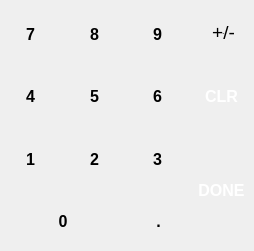
<?xml version="1.0" encoding="UTF-8"?>
<ui version="4.0">
 <class>Numericpad</class>
 <widget class="QDialog" name="Numericpad">
  <property name="geometry">
   <rect>
    <x>0</x>
    <y>0</y>
    <width>254</width>
    <height>251</height>
   </rect>
  </property>
  <property name="windowTitle">
   <string>Dialog</string>
  </property>
  <property name="toolTip">
   <string extracomment="Enter the Value"/>
  </property>
  <property name="styleSheet">
   <string notr="true">border-image: url(:/images/keyboard-number-pad.png);</string>
  </property>
  <property name="locale">
   <locale language="English" country="India"/>
  </property>
  <widget class="QPushButton" name="Button1">
   <property name="geometry">
    <rect>
     <x>0</x>
     <y>129</y>
     <width>61</width>
     <height>60</height>
    </rect>
   </property>
   <property name="font">
    <font>
     <family>Ubuntu</family>
     <pointsize>12</pointsize>
     <weight>75</weight>
     <bold>true</bold>
    </font>
   </property>
   <property name="focusPolicy">
    <enum>Qt::NoFocus</enum>
   </property>
   <property name="autoFillBackground">
    <bool>false</bool>
   </property>
   <property name="styleSheet">
    <string notr="true">border-image: url(:/images/btn-small.png);
background-image:url(empty.png);</string>
   </property>
   <property name="text">
    <string>1</string>
   </property>
   <property name="autoDefault">
    <bool>false</bool>
   </property>
   <property name="flat">
    <bool>true</bool>
   </property>
  </widget>
  <widget class="QPushButton" name="Button2">
   <property name="geometry">
    <rect>
     <x>64</x>
     <y>129</y>
     <width>61</width>
     <height>60</height>
    </rect>
   </property>
   <property name="font">
    <font>
     <family>Ubuntu</family>
     <pointsize>12</pointsize>
     <weight>75</weight>
     <bold>true</bold>
    </font>
   </property>
   <property name="focusPolicy">
    <enum>Qt::NoFocus</enum>
   </property>
   <property name="autoFillBackground">
    <bool>false</bool>
   </property>
   <property name="styleSheet">
    <string notr="true">border-image: url(:/images/btn-small.png);
background-image:url(empty.png);</string>
   </property>
   <property name="text">
    <string>2</string>
   </property>
   <property name="autoDefault">
    <bool>false</bool>
   </property>
   <property name="flat">
    <bool>true</bool>
   </property>
  </widget>
  <widget class="QPushButton" name="Button6">
   <property name="geometry">
    <rect>
     <x>127</x>
     <y>66</y>
     <width>61</width>
     <height>60</height>
    </rect>
   </property>
   <property name="font">
    <font>
     <family>Ubuntu</family>
     <pointsize>12</pointsize>
     <weight>75</weight>
     <bold>true</bold>
    </font>
   </property>
   <property name="focusPolicy">
    <enum>Qt::NoFocus</enum>
   </property>
   <property name="autoFillBackground">
    <bool>false</bool>
   </property>
   <property name="styleSheet">
    <string notr="true">border-image: url(:/images/btn-small.png);
background-image:url(empty.png);</string>
   </property>
   <property name="text">
    <string>6</string>
   </property>
   <property name="autoDefault">
    <bool>false</bool>
   </property>
   <property name="flat">
    <bool>true</bool>
   </property>
  </widget>
  <widget class="QPushButton" name="Button4">
   <property name="geometry">
    <rect>
     <x>0</x>
     <y>66</y>
     <width>61</width>
     <height>60</height>
    </rect>
   </property>
   <property name="font">
    <font>
     <family>Ubuntu</family>
     <pointsize>12</pointsize>
     <weight>75</weight>
     <bold>true</bold>
    </font>
   </property>
   <property name="focusPolicy">
    <enum>Qt::NoFocus</enum>
   </property>
   <property name="autoFillBackground">
    <bool>false</bool>
   </property>
   <property name="styleSheet">
    <string notr="true">border-image: url(:/images/btn-small.png);
background-image:url(empty.png);</string>
   </property>
   <property name="text">
    <string>4</string>
   </property>
   <property name="autoDefault">
    <bool>false</bool>
   </property>
   <property name="flat">
    <bool>true</bool>
   </property>
  </widget>
  <widget class="QPushButton" name="Button5">
   <property name="geometry">
    <rect>
     <x>64</x>
     <y>66</y>
     <width>61</width>
     <height>60</height>
    </rect>
   </property>
   <property name="font">
    <font>
     <family>Ubuntu</family>
     <pointsize>12</pointsize>
     <weight>75</weight>
     <bold>true</bold>
    </font>
   </property>
   <property name="focusPolicy">
    <enum>Qt::NoFocus</enum>
   </property>
   <property name="autoFillBackground">
    <bool>false</bool>
   </property>
   <property name="styleSheet">
    <string notr="true">border-image: url(:/images/btn-small.png);
background-image:url(empty.png);</string>
   </property>
   <property name="text">
    <string>5</string>
   </property>
   <property name="autoDefault">
    <bool>false</bool>
   </property>
   <property name="flat">
    <bool>true</bool>
   </property>
  </widget>
  <widget class="QPushButton" name="Button3">
   <property name="geometry">
    <rect>
     <x>127</x>
     <y>129</y>
     <width>61</width>
     <height>60</height>
    </rect>
   </property>
   <property name="font">
    <font>
     <family>Ubuntu</family>
     <pointsize>12</pointsize>
     <weight>75</weight>
     <bold>true</bold>
    </font>
   </property>
   <property name="focusPolicy">
    <enum>Qt::NoFocus</enum>
   </property>
   <property name="autoFillBackground">
    <bool>false</bool>
   </property>
   <property name="styleSheet">
    <string notr="true">border-image: url(:/images/btn-small.png);
background-image:url(empty.png);</string>
   </property>
   <property name="text">
    <string>3</string>
   </property>
   <property name="autoDefault">
    <bool>false</bool>
   </property>
   <property name="flat">
    <bool>true</bool>
   </property>
  </widget>
  <widget class="QPushButton" name="Button7">
   <property name="geometry">
    <rect>
     <x>0</x>
     <y>4</y>
     <width>61</width>
     <height>60</height>
    </rect>
   </property>
   <property name="font">
    <font>
     <family>Ubuntu</family>
     <pointsize>12</pointsize>
     <weight>75</weight>
     <bold>true</bold>
    </font>
   </property>
   <property name="focusPolicy">
    <enum>Qt::NoFocus</enum>
   </property>
   <property name="autoFillBackground">
    <bool>false</bool>
   </property>
   <property name="styleSheet">
    <string notr="true">border-image: url(:/images/btn-small.png);
background-image:url(empty.png);</string>
   </property>
   <property name="text">
    <string>7</string>
   </property>
   <property name="autoDefault">
    <bool>false</bool>
   </property>
   <property name="flat">
    <bool>true</bool>
   </property>
  </widget>
  <widget class="QPushButton" name="Button8">
   <property name="geometry">
    <rect>
     <x>64</x>
     <y>4</y>
     <width>61</width>
     <height>60</height>
    </rect>
   </property>
   <property name="font">
    <font>
     <family>Ubuntu</family>
     <pointsize>12</pointsize>
     <weight>75</weight>
     <bold>true</bold>
    </font>
   </property>
   <property name="focusPolicy">
    <enum>Qt::NoFocus</enum>
   </property>
   <property name="autoFillBackground">
    <bool>false</bool>
   </property>
   <property name="styleSheet">
    <string notr="true">border-image: url(:/images/btn-small.png);
background-image:url(empty.png);</string>
   </property>
   <property name="text">
    <string>8</string>
   </property>
   <property name="autoDefault">
    <bool>false</bool>
   </property>
   <property name="flat">
    <bool>true</bool>
   </property>
  </widget>
  <widget class="QPushButton" name="Button9">
   <property name="geometry">
    <rect>
     <x>127</x>
     <y>4</y>
     <width>61</width>
     <height>60</height>
    </rect>
   </property>
   <property name="font">
    <font>
     <family>Ubuntu</family>
     <pointsize>12</pointsize>
     <weight>75</weight>
     <bold>true</bold>
    </font>
   </property>
   <property name="focusPolicy">
    <enum>Qt::NoFocus</enum>
   </property>
   <property name="autoFillBackground">
    <bool>false</bool>
   </property>
   <property name="styleSheet">
    <string notr="true">border-image: url(:/images/btn-small.png);
background-image:url(empty.png);</string>
   </property>
   <property name="text">
    <string>9</string>
   </property>
   <property name="autoDefault">
    <bool>false</bool>
   </property>
   <property name="flat">
    <bool>true</bool>
   </property>
  </widget>
  <widget class="QPushButton" name="Buttondot">
   <property name="geometry">
    <rect>
     <x>128</x>
     <y>191</y>
     <width>61</width>
     <height>60</height>
    </rect>
   </property>
   <property name="font">
    <font>
     <family>Ubuntu</family>
     <pointsize>12</pointsize>
     <weight>75</weight>
     <bold>true</bold>
    </font>
   </property>
   <property name="focusPolicy">
    <enum>Qt::NoFocus</enum>
   </property>
   <property name="autoFillBackground">
    <bool>false</bool>
   </property>
   <property name="styleSheet">
    <string notr="true">border-image: url(:/images/btn-small.png);
background-image:url(empty.png);</string>
   </property>
   <property name="text">
    <string>.</string>
   </property>
   <property name="autoDefault">
    <bool>false</bool>
   </property>
   <property name="flat">
    <bool>true</bool>
   </property>
  </widget>
  <widget class="QPushButton" name="Button0">
   <property name="geometry">
    <rect>
     <x>-3</x>
     <y>191</y>
     <width>132</width>
     <height>60</height>
    </rect>
   </property>
   <property name="font">
    <font>
     <family>Ubuntu</family>
     <pointsize>12</pointsize>
     <weight>75</weight>
     <bold>true</bold>
    </font>
   </property>
   <property name="focusPolicy">
    <enum>Qt::NoFocus</enum>
   </property>
   <property name="autoFillBackground">
    <bool>false</bool>
   </property>
   <property name="styleSheet">
    <string notr="true">border-image: url(:/images/btn-small.png);
background-image:url(empty.png);</string>
   </property>
   <property name="text">
    <string>0</string>
   </property>
   <property name="autoDefault">
    <bool>false</bool>
   </property>
   <property name="flat">
    <bool>true</bool>
   </property>
  </widget>
  <widget class="QPushButton" name="Buttonbp">
   <property name="geometry">
    <rect>
     <x>193</x>
     <y>4</y>
     <width>61</width>
     <height>60</height>
    </rect>
   </property>
   <property name="font">
    <font>
     <family>Ubuntu</family>
     <pointsize>1</pointsize>
     <weight>75</weight>
     <bold>true</bold>
    </font>
   </property>
   <property name="focusPolicy">
    <enum>Qt::NoFocus</enum>
   </property>
   <property name="autoFillBackground">
    <bool>false</bool>
   </property>
   <property name="styleSheet">
    <string notr="true">border-image: url(:/images/btn-small.png);
background-image:url(empty.png);</string>
   </property>
   <property name="text">
    <string>pm</string>
   </property>
   <property name="autoDefault">
    <bool>false</bool>
   </property>
   <property name="flat">
    <bool>true</bool>
   </property>
  </widget>
  <widget class="QPushButton" name="Buttonclr">
   <property name="geometry">
    <rect>
     <x>191</x>
     <y>66</y>
     <width>61</width>
     <height>60</height>
    </rect>
   </property>
   <property name="font">
    <font>
     <family>Ubuntu</family>
     <pointsize>12</pointsize>
     <weight>75</weight>
     <bold>true</bold>
    </font>
   </property>
   <property name="focusPolicy">
    <enum>Qt::NoFocus</enum>
   </property>
   <property name="autoFillBackground">
    <bool>false</bool>
   </property>
   <property name="styleSheet">
    <string notr="true">border-image: url(:/images/alert-red.png);
background-image:url(empty.png);
color:rgb(255,255,255);</string>
   </property>
   <property name="text">
    <string>CLR</string>
   </property>
   <property name="autoDefault">
    <bool>false</bool>
   </property>
   <property name="flat">
    <bool>true</bool>
   </property>
  </widget>
  <widget class="QPushButton" name="Buttondne">
   <property name="geometry">
    <rect>
     <x>191</x>
     <y>127</y>
     <width>61</width>
     <height>126</height>
    </rect>
   </property>
   <property name="font">
    <font>
     <family>Ubuntu</family>
     <pointsize>12</pointsize>
     <weight>75</weight>
     <bold>true</bold>
    </font>
   </property>
   <property name="focusPolicy">
    <enum>Qt::NoFocus</enum>
   </property>
   <property name="autoFillBackground">
    <bool>false</bool>
   </property>
   <property name="styleSheet">
    <string notr="true">border-image: url(:/images/alert-green.png);
background-image:url(empty.png);
color:rgb(255,255,255);</string>
   </property>
   <property name="text">
    <string>DONE</string>
   </property>
   <property name="autoDefault">
    <bool>false</bool>
   </property>
   <property name="flat">
    <bool>true</bool>
   </property>
  </widget>
  <widget class="QLabel" name="label">
   <property name="geometry">
    <rect>
     <x>200</x>
     <y>270</y>
     <width>40</width>
     <height>30</height>
    </rect>
   </property>
   <property name="font">
    <font>
     <family>Ubuntu</family>
    </font>
   </property>
   <property name="text">
    <string>     &lt;-</string>
   </property>
  </widget>
  <widget class="QLabel" name="label_2">
   <property name="geometry">
    <rect>
     <x>205</x>
     <y>22</y>
     <width>37</width>
     <height>20</height>
    </rect>
   </property>
   <property name="font">
    <font>
     <pointsize>14</pointsize>
    </font>
   </property>
   <property name="styleSheet">
    <string notr="true">border-image: url(empty.png);
background-image:url(empty.png);</string>
   </property>
   <property name="text">
    <string>+/-</string>
   </property>
   <property name="alignment">
    <set>Qt::AlignCenter</set>
   </property>
  </widget>
 </widget>
 <resources/>
 <connections/>
</ui>
